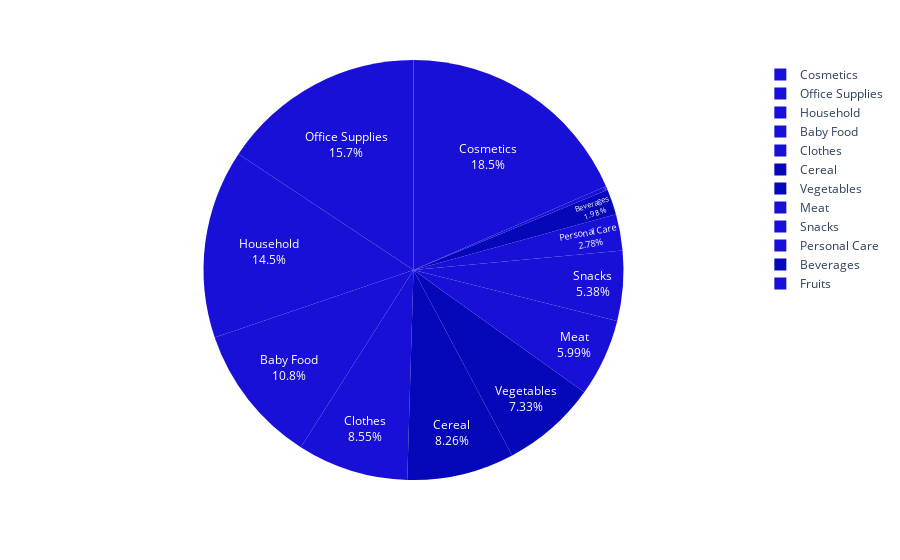

Notebook cell for this chart:
### Code cell
#Let's visualize the Item_Type with sales_channel with Total profit
fig =px.pie(europe,values='Total profit',names='Item_Type',color='Sales_Channel',color_discrete_sequence=px.colors.sequential.Plotly3)
fig.update_traces(textposition='inside',textinfo='percent+label')
fig.show()

### Figure 1 — Plotly figure (JSON) as saved in the notebook; plotly's stock layout.template omitted (floating-point values rounded to 4 significant figures; data arrays with more than 128 entries replaced by an {"elided": "..."} marker saying what was removed)
{"data": [{"customdata": {"elided": "1330x1 str values"}, "domain": {"x": [0, 1], "y": [0, 1]}, "hovertemplate": "Item_Type=%{label}<br>Total profit=%{value}<br>Sales_Channel=%{customdata[0]}<extra></extra>", "labels": {"elided": "1330 str values"}, "legendgroup": "", "marker": {"colors": {"elided": "1330 str values"}}, "name": "", "showlegend": true, "textinfo": "percent+label", "textposition": "inside", "type": "pie", "values": {"elided": "1330 float values"}}], "layout": {"legend": {"tracegroupgap": 0}, "margin": {"t": 60}, "piecolorway": ["#0508b8", "#1910d8", "#3c19f0", "#6b1cfb", "#981cfd", "#bf1cfd", "#dd2bfd", "#f246fe", "#fc67fd", "#fe88fc", "#fea5fd", "#febefe", "#fec3fe"]}}
